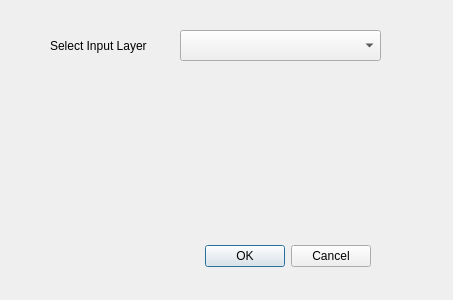
<?xml version="1.0" encoding="UTF-8"?>
<ui version="4.0">
 <class>ClipWithGeometryDialogBase</class>
 <widget class="QDialog" name="ClipWithGeometryDialogBase">
  <property name="geometry">
   <rect>
    <x>0</x>
    <y>0</y>
    <width>453</width>
    <height>300</height>
   </rect>
  </property>
  <property name="windowTitle">
   <string>Clip with Geometry</string>
  </property>
  <widget class="QDialogButtonBox" name="button_box">
   <property name="geometry">
    <rect>
     <x>30</x>
     <y>240</y>
     <width>341</width>
     <height>32</height>
    </rect>
   </property>
   <property name="orientation">
    <enum>Qt::Horizontal</enum>
   </property>
   <property name="standardButtons">
    <set>QDialogButtonBox::Cancel|QDialogButtonBox::Ok</set>
   </property>
  </widget>
  <widget class="QgsCheckableComboBox" name="mComboBox">
   <property name="geometry">
    <rect>
     <x>180</x>
     <y>30</y>
     <width>201</width>
     <height>31</height>
    </rect>
   </property>
  </widget>
  <widget class="QLabel" name="label">
   <property name="geometry">
    <rect>
     <x>50</x>
     <y>30</y>
     <width>121</width>
     <height>31</height>
    </rect>
   </property>
   <property name="text">
    <string>Select Input Layer</string>
   </property>
  </widget>
 </widget>
 <customwidgets>
  <customwidget>
   <class>QgsCheckableComboBox</class>
   <extends>QComboBox</extends>
   <header>qgscheckablecombobox.h</header>
  </customwidget>
 </customwidgets>
 <resources/>
 <connections>
  <connection>
   <sender>button_box</sender>
   <signal>accepted()</signal>
   <receiver>ClipWithGeometryDialogBase</receiver>
   <slot>accept()</slot>
   <hints>
    <hint type="sourcelabel">
     <x>20</x>
     <y>20</y>
    </hint>
    <hint type="destinationlabel">
     <x>20</x>
     <y>20</y>
    </hint>
   </hints>
  </connection>
  <connection>
   <sender>button_box</sender>
   <signal>rejected()</signal>
   <receiver>ClipWithGeometryDialogBase</receiver>
   <slot>reject()</slot>
   <hints>
    <hint type="sourcelabel">
     <x>20</x>
     <y>20</y>
    </hint>
    <hint type="destinationlabel">
     <x>20</x>
     <y>20</y>
    </hint>
   </hints>
  </connection>
 </connections>
</ui>
